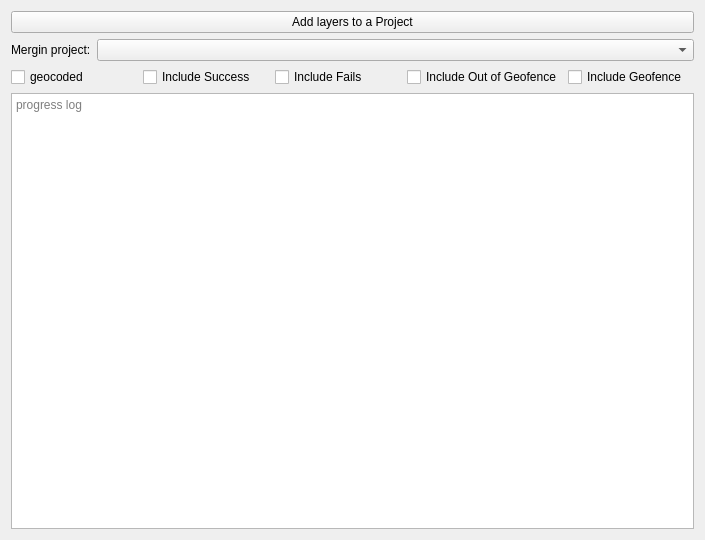
<?xml version="1.0" encoding="UTF-8"?>
<ui version="4.0">
 <class>WizardPage</class>
 <widget class="QWizardPage" name="WizardPage">
  <property name="geometry">
   <rect>
    <x>0</x>
    <y>0</y>
    <width>705</width>
    <height>540</height>
   </rect>
  </property>
  <property name="windowTitle">
   <string>WizardPage</string>
  </property>
  <property name="title">
   <string>Add layers to Mering</string>
  </property>
  <property name="subTitle">
   <string>Export geocoded layers to a Mergin project</string>
  </property>
  <attribute name="pageId">
   <string notr="true">generate_mergin_id</string>
  </attribute>
  <layout class="QVBoxLayout" name="verticalLayout">
   <item>
    <widget class="QPushButton" name="add_to_project_pb">
     <property name="text">
      <string>Add layers to a Project</string>
     </property>
    </widget>
   </item>
   <item>
    <layout class="QFormLayout" name="formLayout">
     <item row="0" column="0">
      <widget class="QLabel" name="label">
       <property name="text">
        <string>Mergin project:</string>
       </property>
       <property name="textInteractionFlags">
        <set>Qt::LinksAccessibleByKeyboard|Qt::LinksAccessibleByMouse|Qt::TextBrowserInteraction|Qt::TextSelectableByKeyboard|Qt::TextSelectableByMouse</set>
       </property>
      </widget>
     </item>
     <item row="0" column="1">
      <widget class="QComboBox" name="mergin_project_cb"/>
     </item>
    </layout>
   </item>
   <item>
    <layout class="QGridLayout" name="gridLayout">
     <item row="1" column="5">
      <widget class="QCheckBox" name="include_geofence_ckb">
       <property name="text">
        <string>Include Geofence</string>
       </property>
      </widget>
     </item>
     <item row="1" column="1">
      <widget class="QCheckBox" name="include_success_ckb">
       <property name="text">
        <string>Include Success</string>
       </property>
      </widget>
     </item>
     <item row="1" column="2">
      <widget class="QCheckBox" name="include_fails_ckb">
       <property name="text">
        <string>Include Fails</string>
       </property>
      </widget>
     </item>
     <item row="1" column="3">
      <widget class="QCheckBox" name="include_out_of_geofence_ckb">
       <property name="text">
        <string>Include Out of Geofence</string>
       </property>
      </widget>
     </item>
     <item row="1" column="0">
      <widget class="QCheckBox" name="include_geocoded_ckb">
       <property name="text">
        <string>geocoded</string>
       </property>
      </widget>
     </item>
    </layout>
   </item>
   <item>
    <widget class="QTextEdit" name="progress_text">
     <property name="placeholderText">
      <string>progress log</string>
     </property>
    </widget>
   </item>
  </layout>
 </widget>
 <resources/>
 <connections/>
</ui>
